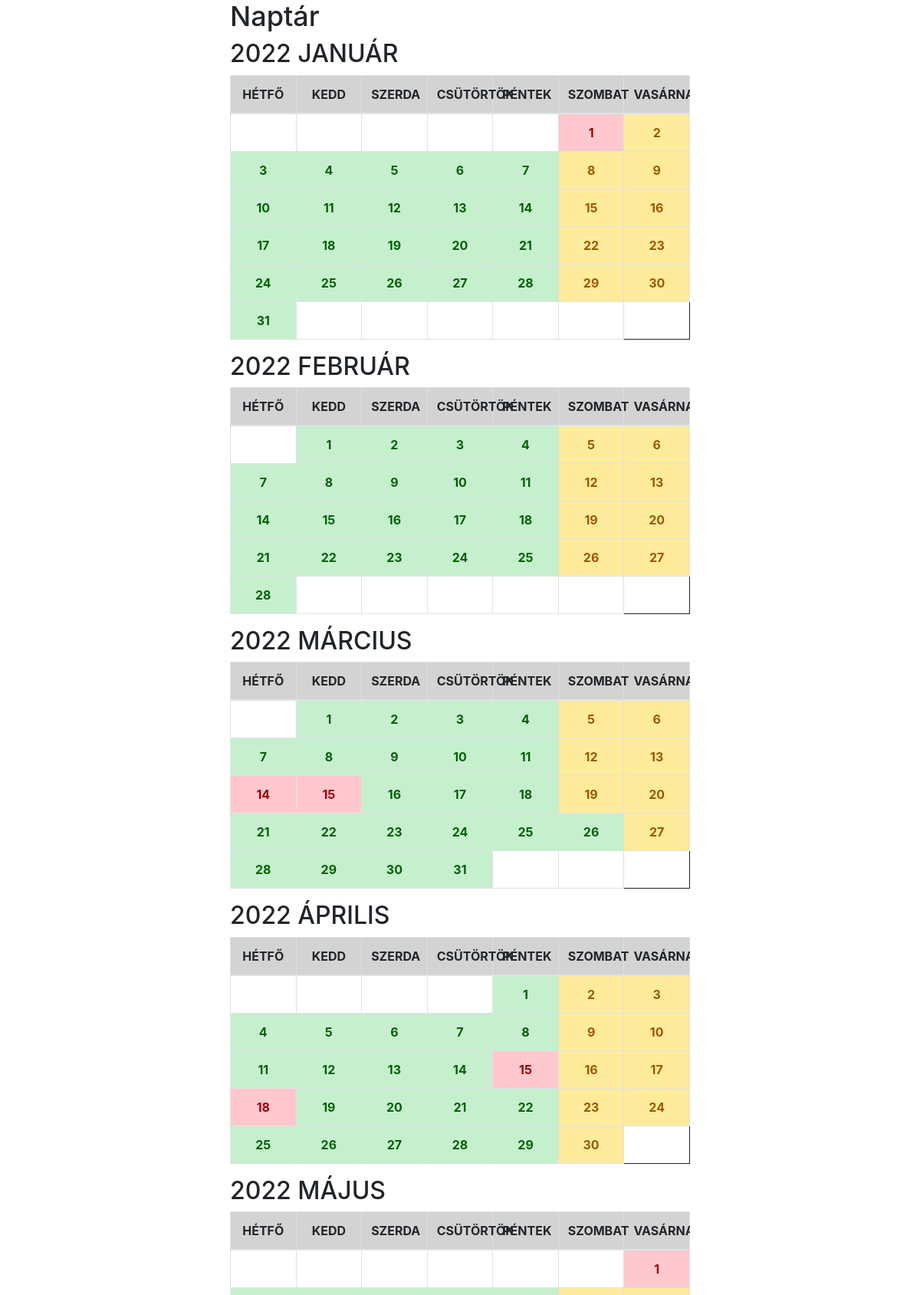
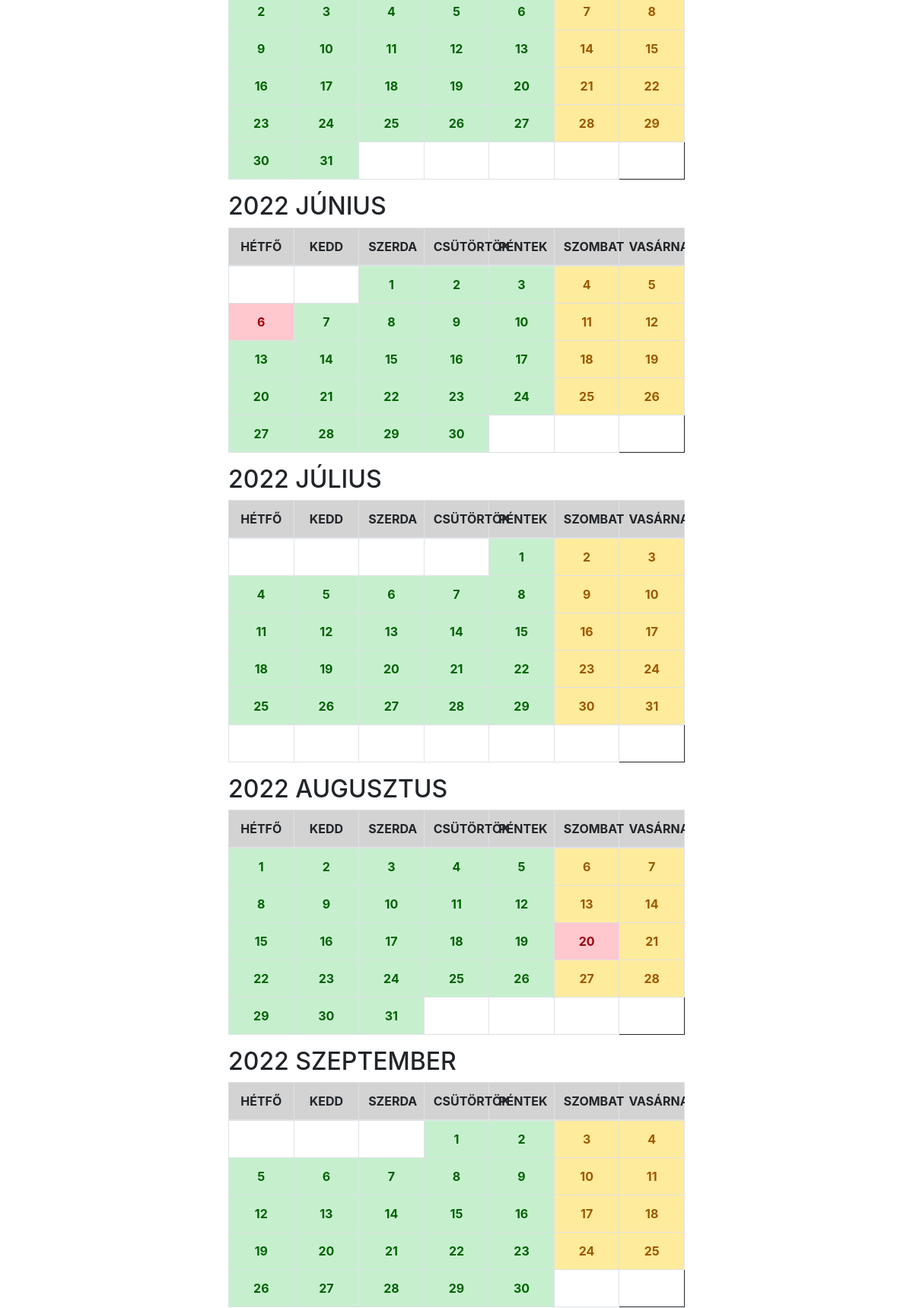
/beosztasaim.php (upper part), run on the app's committed database (2 pictures, top to bottom).
### tables this page shows
CREATE TABLE `munkaszunetek` (
  `datum` date NOT NULL COMMENT 'A munkaszünet dátuma.',
  `title` varchar(23) DEFAULT NULL COMMENT 'A munkaszüneti nap neve.',
  `description` varchar(42) DEFAULT NULL COMMENT 'Hosszabb leírás a munkaszüneti napról.',
  `fizetett` enum('true','false') NOT NULL DEFAULT 'false' COMMENT 'Fizetett ünnepről van-e szó.'
);

### naptardb.php (called while the page is built, shortened)
<?php
class Database {
    private $mysqli = null;
    private function connect($host = 'localhost', $user = 'root', $pass = '', $database = 'vizsgaremek_db') {
        $this->mysqli = new mysqli($host,$user,$pass,$database);
    }
    public function Munkaszunetek($year) {
        $sql = "SELECT * FROM `munkaszunetek`  WHERE year(`datum`)=$year;";
        $result = $this->mysqli->query($sql);
        $rows = array();
        while($row = $result->fetch_assoc()) {
            $rows[] = $row;
        }
        return $rows;
    }
}

### naptar.php (the view, shortened to what this page needs)
<?php
class Naptar {
    private $datum = null;
    function havi($year, $month) {
        $honapnev = null;
        $this->datum = strtotime("$year-$month-1");
        switch (date("m", $this->datum)) {
            case 1:
                $honapnev = "Január";
                break;
            case 2:
                $honapnev = "Február";
                break;
            case 3:
                $honapnev = "Március";
                break;
            case 4:
                $honapnev = "Április";
                break;
            case 5:
                $honapnev = "Május";
                break;
            case 6:
                $honapnev = "Június";
                break;
            case 7:
                $honapnev = "Július";
                break;
            case 8:
                $honapnev = "Augusztus";
                break;
            case 9:
                $honapnev = "Szeptember";
                break;
            case 10:
                $honapnev = "Október";
                break;
            case 11:
                $honapnev = "November";
                break;
            case 12:
                $honapnev = "December";
                break;
        }
        echo '<h2 class="text-uppercase">' . date('Y', $this->datum)." ". $honapnev . '</h2>
        <div class="table-responsive">
        <table class="table table-bordered text-center" id="havinaptar">
                <thead>
                        <th class="text-uppercase">Hétfő</th>
                        <th class="text-uppercase">Kedd</th>
                        <th class="text-uppercase">Szerda</th>
                        <th class="text-uppercase">Csütörtök</th>
                        <th class="text-uppercase">Péntek</th>
                        <th class="text-uppercase">Szombat</th>
                        <th class="text-uppercase">Vasárnap</th>
                </thead>
                <tbody>
                    <tr>';
        $h = intval(date('w', $this->datum));
        $this->uresCella($h == 0 ? 6 : $h - 1);
        while (intval(date('m', $this->datum)) == intval($month)) {
            echo intval(date('w', $this->datum)) == 1 ? '<tr>' : '';
            $this->nap();
            echo intval(date('w', $this->datum)) == 0 ? '</tr>' : '';
            $this->datum = strtotime('+1 day',$this->datum);
        }
        echo '</tr>
                </tbody>
            </table>
            </div>';
    }
    private function nap() {
        global $munkaszunetek;
        switch (intval(date('w', $this->datum))) {
            case 0:
                $style = "vasarnap";
                break;
            case 6:
                $style = "szombat";
                break;
            default:
                $style = "munkanap";
                break;
        }
        $title = "";
        foreach ($munkaszunetek as $row) {
            if ($this->datum == strtotime($row["datum"])) {
                $title = $row["title"];
                if ($title == "munkanap") {
                    $style = "munkanap";
                } else {
                    $style = "unnep";
                }
            }
        }
        echo '<td title="' . $title . '" class="' . $style . '">' . date('j', $this->datum) . "</td>";
    }
    private function uresCella($db) {
        for ($index = 0; $index < $db; $index++) {
            echo '<td class="ures">&nbsp;</td>';
        }
    }
}

### head.php (shortened to what this page needs)
<!DOCTYPE html>
<html lang="hu">
    <head>
        <link rel="stylesheet" href="https://maxcdn.bootstrapcdn.com/bootstrap/4.5.2/css/bootstrap.min.css">
        <link href="indexcss.css?v=<?php echo time(); ?>" rel="stylesheet" type="text/css"/>
    </head>
    <body>

### beosztasaim.php (shortened to what this page needs)
<?php
require_once 'head.php';
require_once 'naptar.php';
$year = 2022;
require_once 'naptardb.php';
$db = new Database();
$munkaszunetek = $db->Munkaszunetek($year);
?>
<link href="naptar.css?v=<?php echo time(); ?>" rel="stylesheet" type="text/css"/>
<div id="sheet">
    <h1>Naptár</h1>
    <div class = "naptar">
        <?php
        $naptar = new Naptar();
        $naptar->havi(2022, 1);
        ?>
    </div>
</div>
</body>
</html>

### indexcss.css (style rules this page uses)
h1 { font-size: 3vw; }

### naptar.css (style rules this page uses)
#sheet { margin: auto; width: 50%; }
table#havinaptar, th, td { border: 1px solid; text-align: center; table-layout: fixed; }
#havinaptar th { background-color: lightgrey; color: 999; }
.munkanap { background-color: #C6EFCE; color: #006100; font-weight: bolder; }
.unnep { background-color: #FFC7CE; color: #9C0006; font-weight: bolder; }
.szombat { background-color: #FFEB9C; color: #9C5700; font-weight: bolder; }
.vasarnap { background-color: #FFEB9C; color: #9C5700; font-weight: bolder; }

### data on the page
munkaszunetek: datum "1"
munkaszunetek: datum "14"
munkaszunetek: datum "15"
munkaszunetek: datum "26"
munkaszunetek: datum "15"
munkaszunetek: datum "18"
munkaszunetek: datum "1"
munkaszunetek: datum "6"
munkaszunetek: datum "20"

### other printed values
date('Y', $this->datum) "2022 2022 2022 2022 2022 2022 2022 2022 2022"
$honapnev "JANUÁR FEBRUÁR MÁRCIUS ÁPRILIS MÁJUS JÚNIUS JÚLIUS AUGUSZTUS SZEPTEMBER"
date('j', $this->datum) "2"
date('j', $this->datum) "3"
date('j', $this->datum) "4"
date('j', $this->datum) "5"
date('j', $this->datum) "6"
date('j', $this->datum) "7"
date('j', $this->datum) "8"
date('j', $this->datum) "9"
date('j', $this->datum) "10"
date('j', $this->datum) "11"
date('j', $this->datum) "12"
date('j', $this->datum) "13"
date('j', $this->datum) "14"
